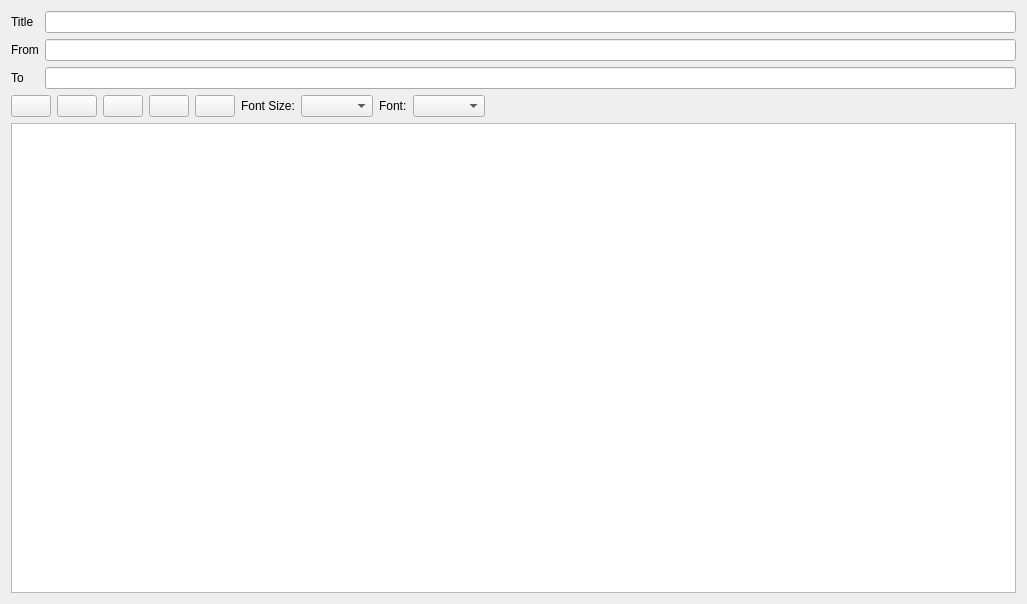
<?xml version="1.0" encoding="UTF-8"?>
<ui version="4.0">
 <class>Writer</class>
 <widget class="QWidget" name="Writer">
  <property name="geometry">
   <rect>
    <x>0</x>
    <y>0</y>
    <width>1027</width>
    <height>604</height>
   </rect>
  </property>
  <property name="windowTitle">
   <string>Form</string>
  </property>
  <property name="locale">
   <locale language="English" country="UnitedStates"/>
  </property>
  <layout class="QVBoxLayout" name="verticalLayout">
   <item>
    <layout class="QFormLayout" name="formLayout">
     <item row="2" column="1">
      <widget class="QLineEdit" name="toLine"/>
     </item>
     <item row="2" column="0">
      <widget class="QLabel" name="label_3">
       <property name="text">
        <string>To</string>
       </property>
      </widget>
     </item>
     <item row="1" column="1">
      <widget class="QLineEdit" name="fromLine"/>
     </item>
     <item row="1" column="0">
      <widget class="QLabel" name="label_4">
       <property name="text">
        <string>From</string>
       </property>
      </widget>
     </item>
     <item row="0" column="0">
      <widget class="QLabel" name="label_5">
       <property name="text">
        <string>Title</string>
       </property>
      </widget>
     </item>
     <item row="0" column="1">
      <widget class="QLineEdit" name="titleLine"/>
     </item>
    </layout>
   </item>
   <item>
    <layout class="QHBoxLayout" name="horizontalLayout">
     <item>
      <widget class="QPushButton" name="copyAllButton">
       <property name="text">
        <string/>
       </property>
       <property name="icon">
        <iconset theme="edit-copy"/>
       </property>
      </widget>
     </item>
     <item>
      <widget class="QPushButton" name="saveButton">
       <property name="text">
        <string/>
       </property>
       <property name="icon">
        <iconset theme="document-save"/>
       </property>
      </widget>
     </item>
     <item>
      <widget class="QPushButton" name="saveAsButton">
       <property name="text">
        <string/>
       </property>
       <property name="icon">
        <iconset theme="document-save-as"/>
       </property>
      </widget>
     </item>
     <item>
      <widget class="QPushButton" name="undoButton">
       <property name="text">
        <string/>
       </property>
       <property name="icon">
        <iconset theme="edit-undo"/>
       </property>
      </widget>
     </item>
     <item>
      <widget class="QPushButton" name="redoButton">
       <property name="text">
        <string/>
       </property>
       <property name="icon">
        <iconset theme="edit-redo"/>
       </property>
      </widget>
     </item>
     <item>
      <widget class="QLabel" name="label">
       <property name="text">
        <string>Font Size:</string>
       </property>
      </widget>
     </item>
     <item>
      <widget class="QComboBox" name="fontSizecomboBox"/>
     </item>
     <item>
      <widget class="QLabel" name="label_2">
       <property name="text">
        <string>Font:</string>
       </property>
      </widget>
     </item>
     <item>
      <widget class="QComboBox" name="fontcomboBox"/>
     </item>
     <item>
      <spacer name="horizontalSpacer">
       <property name="orientation">
        <enum>Qt::Horizontal</enum>
       </property>
       <property name="sizeHint" stdset="0">
        <size>
         <width>40</width>
         <height>20</height>
        </size>
       </property>
      </spacer>
     </item>
    </layout>
   </item>
   <item>
    <widget class="QPlainTextEdit" name="editor"/>
   </item>
  </layout>
 </widget>
 <resources/>
 <connections/>
</ui>
